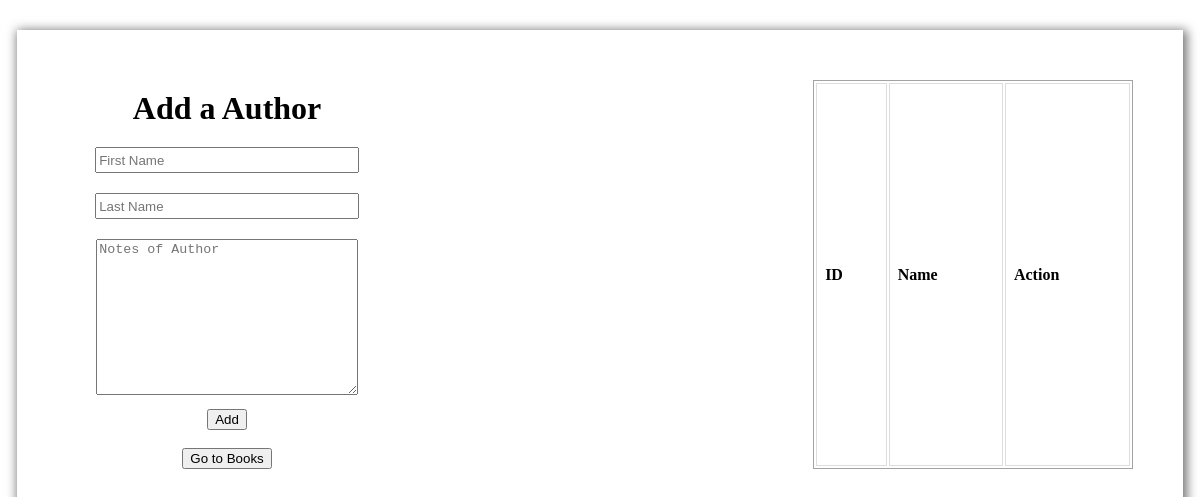
/authors, run on an earlier commit of the app's database.
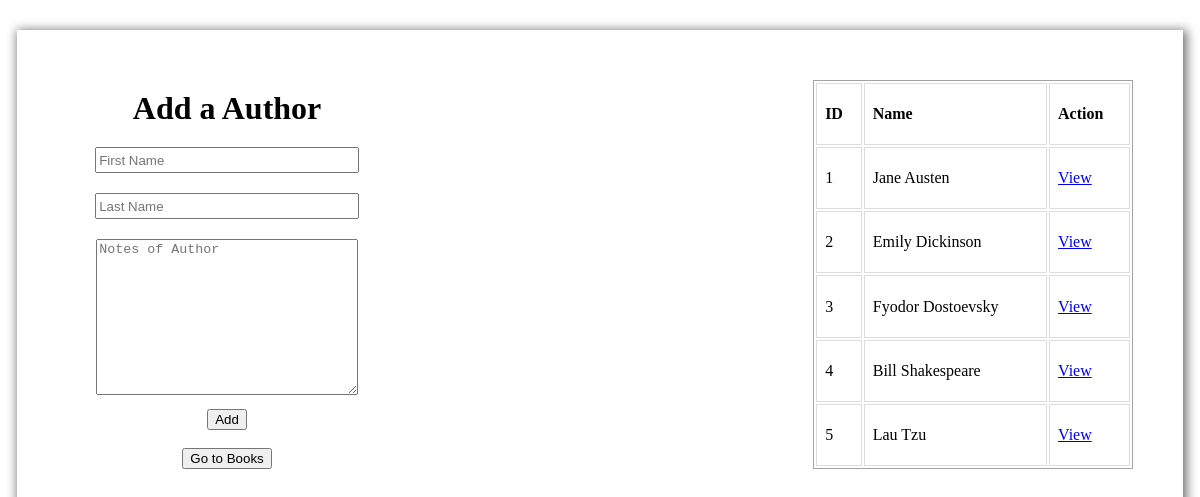
And on a later commit of the database.
### books_authors_app/models.py (models this page shows)
class Author(models.Model):
    first_name = models.CharField(max_length=30)
    last_name = models.CharField(max_length=30)
    books = models.ManyToManyField (Book, related_name="authors")
    notes = models.TextField(null=True)
    created_at = models.DateTimeField(auto_now_add=True)
    update_at = models.DateTimeField(auto_now=True)

### books_authors_app/views.py (the view)
# urls.py: path('authors', views.authors),
def authors(request):
    context = {
        'all_books': Book.objects.all(),
        'all_Authors': Author.objects.all()
    }
    return render(request, 'author.html', context)

### books_authors_app/templates/author.html (shortened to what this page needs)
<!DOCTYPE html>
<html lang="en">
<head>
    {% load static %}
    <link rel="stylesheet" type="text/css" href="{% static 'style.css' %}">
</head>
<body>
    <div id="BookBox">
        <div class="LeftBox">
            <form action="/add/author" method="POST">
                <h1>Add a Author</h1>
                <input type="text" name="first_name" id="first_name" placeholder="First Name" required><br>
                <input type="text" name="last_name" id="last_name" placeholder="Last Name" required><br>
                <textarea name="notes" id="notes" cols="22" rows="10" placeholder="Notes of Author"></textarea><br>
                <button type="submit">Add</button>
            </form><br>
            <form action="/">
                <button type="submit">Go to Books</button>
            </form>
        </div>
        <div class="RightBox">
            <table>
                <tr>
                    <th>ID</th>
                    <th>Name</th>
                    <th>Action</th>
                </tr>
                {% for author in all_Authors %}
                <tr>
                    <td>{{ author.id }}</td>
                    <td>{{ author.first_name }} {{ author.last_name }}</td>
                    <td>
                        <a href="/authors/{{ author.id }}">View</a>
                    </td>
                </tr>
                {% endfor %}
            </table>
        </div>
    </div>
</body>
</html>

### books_authors_app/static/style.css (style rules this page uses)
#BookBox { display: flex; width: 90%; height: 100%; justify-content: space-between; margin: 30px auto; padding: 50px; box-shadow: 2px 2px 10px 2px rgb(116, 116, 116); }
.LeftBox { text-align: center; width: 30%; }
h1 { margin: 10px; }
input { margin: 10px; height: 20px; width: 80%; }
textarea { margin: 10px 0px; width: 80%; }
.RightBox { text-align: center; overflow: scroll; width: 30%; }
table { border: 1px solid rgb(163, 163, 163); width: 100%; height: 100%; }
td, th { border: 1px solid #dddddd; text-align: left; padding: 8px; }

What changed in the data, as far as the page shows it:
added Author: id "1", first_name "Jane", last_name "Austen"
added Author: id "2", first_name "Emily", last_name "Dickinson"
added Author: id "3", first_name "Fyodor", last_name "Dostoevsky"
added Author: id "4", first_name "Bill", last_name "Shakespeare"
added Author: id "5", first_name "Lau", last_name "Tzu"
